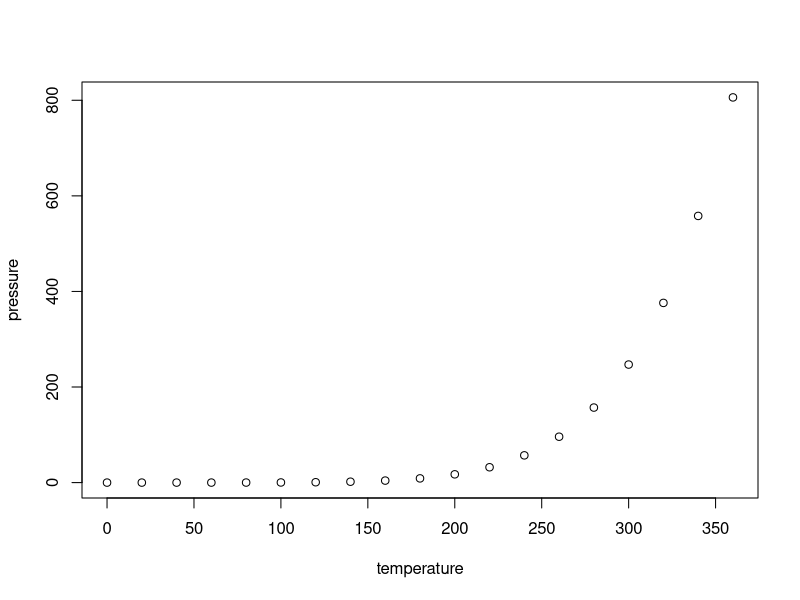
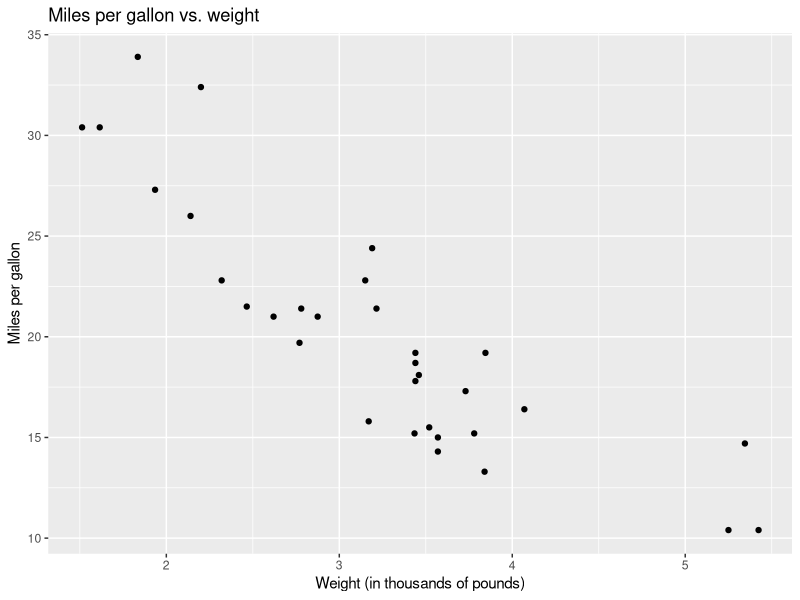

The R source for these figures, in order:
## ---- chunk 1
summary(cars)
## ---- chunk 2
plot(pressure)
## ---- chunk 3
library(ggplot2)
data(mtcars)
## ---- chunk 4
ggplot(data = mtcars, aes(x = wt, y = mpg)) +
  geom_point() +
  labs(title = "Miles per gallon vs. weight",
       x = "Weight (in thousands of pounds)",
       y = "Miles per gallon")
